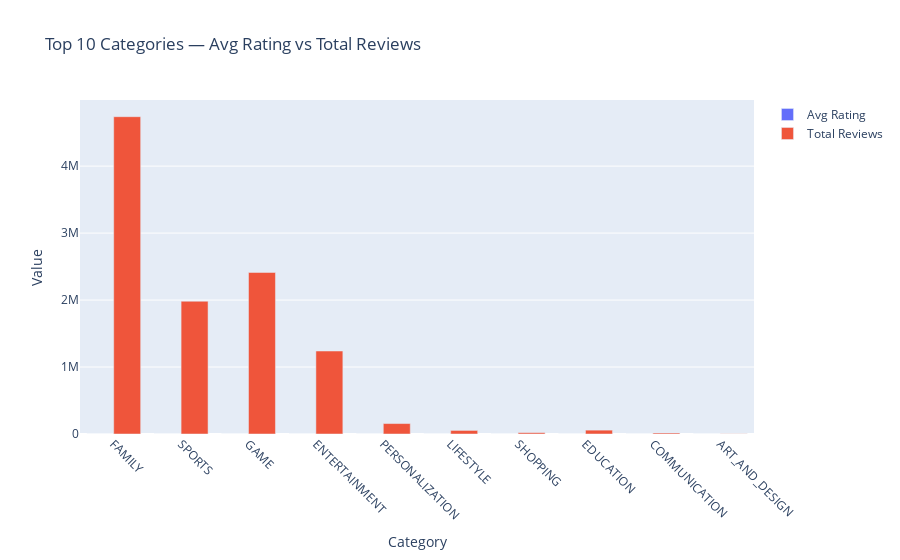

Notebook code cell kept with this figure:
### Code cell
def allowed_time():
    now_t = datetime.now(IST).time() if IST else datetime.now().time()
    return time(15,0) <= now_t <= time(17,0)

if not grp.empty and allowed_time():
    fig = go.Figure()

    fig.add_trace(go.Bar(
        x=grp["category"], 
        y=grp["avg_rating"], 
        name="Avg Rating"
    ))

    fig.add_trace(go.Bar(
        x=grp["category"],
        y=grp["total_reviews"],
        name="Total Reviews"
    ))

    fig.update_layout(
        title="Top 10 Categories — Avg Rating vs Total Reviews",
        barmode="group",
        xaxis=dict(title="Category", tickangle=45),
        yaxis=dict(title="Value")
    )
    fig.show()
# If the time is not 3-5 PM , no graph will be displayed.

### Figure 1 — Plotly figure (JSON) as saved in the notebook; plotly's stock layout.template omitted (floating-point values rounded to 4 significant figures)
{"data": [{"name": "Avg Rating", "type": "bar", "x": ["FAMILY", "SPORTS", "GAME", "ENTERTAINMENT", "PERSONALIZATION", "LIFESTYLE", "SHOPPING", "EDUCATION", "COMMUNICATION", "ART_AND_DESIGN"], "y": [4.186, 4.343, 4.252, 4.25, 4.475, 4.05, 4.2, 4.4, 4.05, 4.1]}, {"name": "Total Reviews", "type": "bar", "x": ["FAMILY", "SPORTS", "GAME", "ENTERTAINMENT", "PERSONALIZATION", "LIFESTYLE", "SHOPPING", "EDUCATION", "COMMUNICATION", "ART_AND_DESIGN"], "y": [4738000.0, 1982000.0, 2412000.0, 1239000.0, 156000.0, 53380.0, 19950.0, 57640.0, 15400.0, 2167.0]}], "layout": {"barmode": "group", "title": {"text": "Top 10 Categories — Avg Rating vs Total Reviews"}, "xaxis": {"tickangle": 45, "title": {"text": "Category"}}, "yaxis": {"title": {"text": "Value"}}}}
